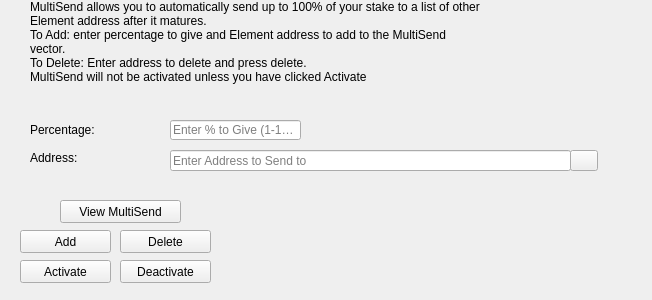
<?xml version="1.0" encoding="UTF-8"?>
<ui version="4.0">
 <class>StakeForCharityDialog</class>
 <widget class="QWidget" name="StakeForCharityDialog">
  <property name="windowModality">
   <enum>Qt::NonModal</enum>
  </property>
  <property name="geometry">
   <rect>
    <x>0</x>
    <y>0</y>
    <width>652</width>
    <height>300</height>
   </rect>
  </property>
  <property name="windowTitle">
   <string>Stake For Charity</string>
  </property>
  <widget class="QLineEdit" name="charityPercentEdit">
   <property name="geometry">
    <rect>
     <x>170</x>
     <y>120</y>
     <width>131</width>
     <height>20</height>
    </rect>
   </property>
   <property name="toolTip">
    <string>Enter whole numbers 1 - 100</string>
   </property>
   <property name="placeholderText">
    <string>Enter % to Give (1-100)</string>
   </property>
  </widget>
  <widget class="QLineEdit" name="charityAddressEdit">
   <property name="geometry">
    <rect>
     <x>170</x>
     <y>150</y>
     <width>401</width>
     <height>21</height>
    </rect>
   </property>
   <property name="toolTip">
    <string/>
   </property>
   <property name="placeholderText">
    <string>Enter Address to Send to</string>
   </property>
  </widget>
  <widget class="QLabel" name="label_2">
   <property name="geometry">
    <rect>
     <x>30</x>
     <y>0</y>
     <width>451</width>
     <height>121</height>
    </rect>
   </property>
   <property name="lineWidth">
    <number>1</number>
   </property>
   <property name="text">
    <string>MultiSend allows you to automatically send up to 100% of your stake to a list of other Element address after it matures.
To Add: enter percentage to give and Element address to add to the MultiSend vector. 
To Delete: Enter address to delete and press delete.
MultiSend will not be activated unless you have clicked Activate</string>
   </property>
   <property name="alignment">
    <set>Qt::AlignLeading|Qt::AlignLeft|Qt::AlignTop</set>
   </property>
   <property name="wordWrap">
    <bool>true</bool>
   </property>
  </widget>
  <widget class="QLabel" name="message">
   <property name="geometry">
    <rect>
     <x>240</x>
     <y>200</y>
     <width>381</width>
     <height>91</height>
    </rect>
   </property>
   <property name="text">
    <string/>
   </property>
  </widget>
  <widget class="QPushButton" name="addButton">
   <property name="geometry">
    <rect>
     <x>20</x>
     <y>230</y>
     <width>91</width>
     <height>23</height>
    </rect>
   </property>
   <property name="toolTip">
    <string/>
   </property>
   <property name="statusTip">
    <string>Add to MultiSend Vector</string>
   </property>
   <property name="text">
    <string>Add</string>
   </property>
  </widget>
  <widget class="QPushButton" name="disableButton">
   <property name="geometry">
    <rect>
     <x>120</x>
     <y>260</y>
     <width>91</width>
     <height>23</height>
    </rect>
   </property>
   <property name="statusTip">
    <string>Deactivate MultiSend</string>
   </property>
   <property name="text">
    <string>Deactivate</string>
   </property>
  </widget>
  <widget class="QPushButton" name="addressBookButton">
   <property name="geometry">
    <rect>
     <x>570</x>
     <y>150</y>
     <width>28</width>
     <height>21</height>
    </rect>
   </property>
   <property name="toolTip">
    <string>Choose an address from the address book</string>
   </property>
   <property name="text">
    <string/>
   </property>
   <property name="icon">
    <iconset resource="../bitcoin.qrc">
     <normaloff>:/icons/address-book</normaloff>:/icons/address-book</iconset>
   </property>
   <property name="shortcut">
    <string>Alt+A</string>
   </property>
   <property name="autoDefault">
    <bool>false</bool>
   </property>
  </widget>
  <widget class="QLabel" name="label">
   <property name="geometry">
    <rect>
     <x>30</x>
     <y>120</y>
     <width>121</width>
     <height>20</height>
    </rect>
   </property>
   <property name="toolTip">
    <string>Percentage of stake to send</string>
   </property>
   <property name="text">
    <string>Percentage:</string>
   </property>
  </widget>
  <widget class="QLabel" name="label_5">
   <property name="geometry">
    <rect>
     <x>30</x>
     <y>150</y>
     <width>111</width>
     <height>16</height>
    </rect>
   </property>
   <property name="toolTip">
    <string>Address to send portion of stake to</string>
   </property>
   <property name="text">
    <string>Address:</string>
   </property>
  </widget>
  <widget class="QPushButton" name="deleteButton">
   <property name="geometry">
    <rect>
     <x>120</x>
     <y>230</y>
     <width>91</width>
     <height>23</height>
    </rect>
   </property>
   <property name="toolTip">
    <string/>
   </property>
   <property name="statusTip">
    <string>Delete Address From MultiSend Vector</string>
   </property>
   <property name="text">
    <string>Delete</string>
   </property>
  </widget>
  <widget class="QPushButton" name="activateButton">
   <property name="geometry">
    <rect>
     <x>20</x>
     <y>260</y>
     <width>91</width>
     <height>23</height>
    </rect>
   </property>
   <property name="statusTip">
    <string>Activate MultiSend</string>
   </property>
   <property name="text">
    <string>Activate</string>
   </property>
  </widget>
  <widget class="QPushButton" name="viewButton">
   <property name="geometry">
    <rect>
     <x>60</x>
     <y>200</y>
     <width>121</width>
     <height>23</height>
    </rect>
   </property>
   <property name="toolTip">
    <string/>
   </property>
   <property name="statusTip">
    <string>View MultiSend Vector</string>
   </property>
   <property name="text">
    <string>View MultiSend</string>
   </property>
  </widget>
 </widget>
 <resources>
  <include location="../bitcoin.qrc"/>
 </resources>
 <connections/>
</ui>
